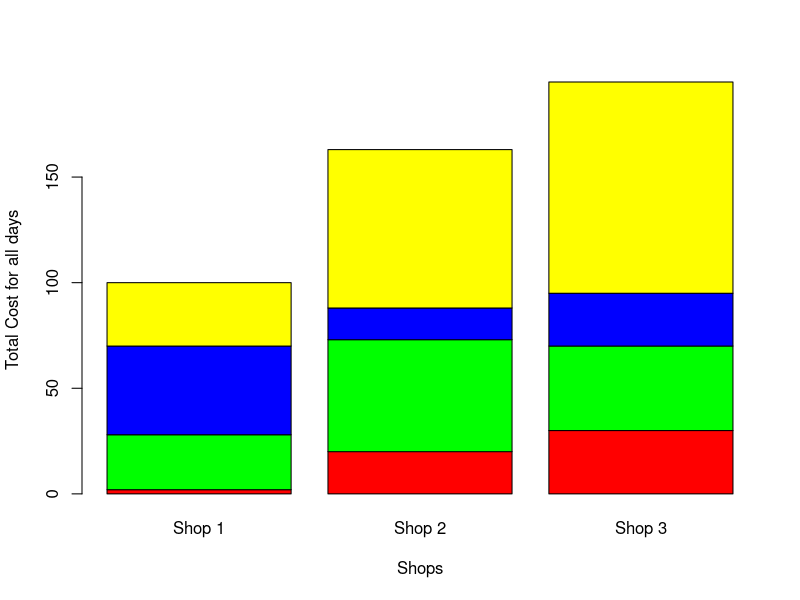
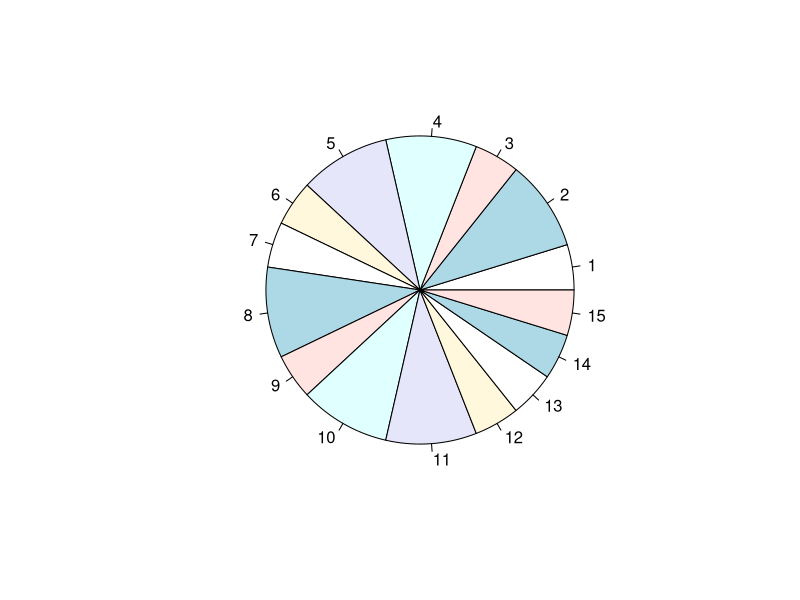
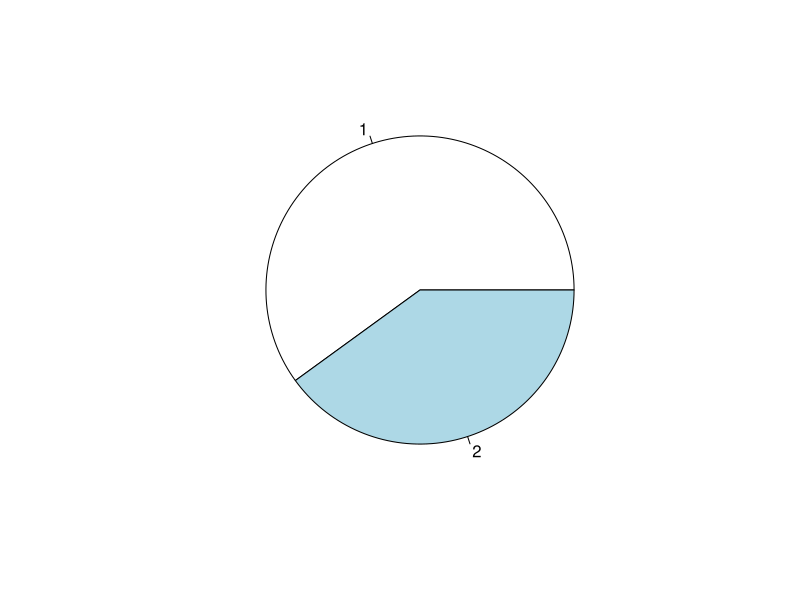
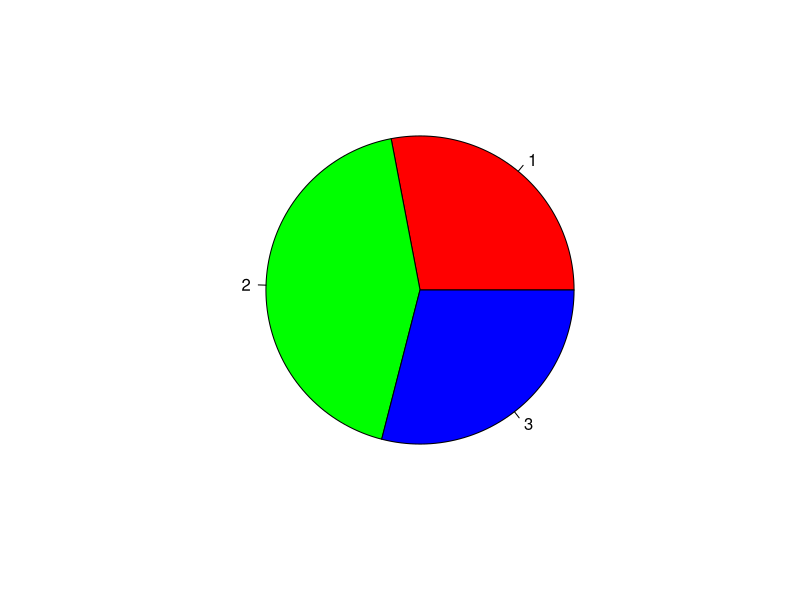
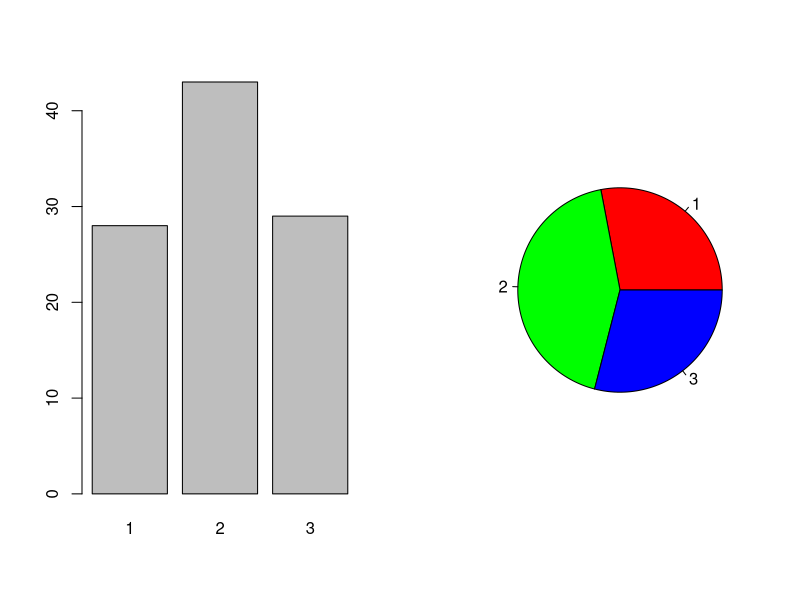
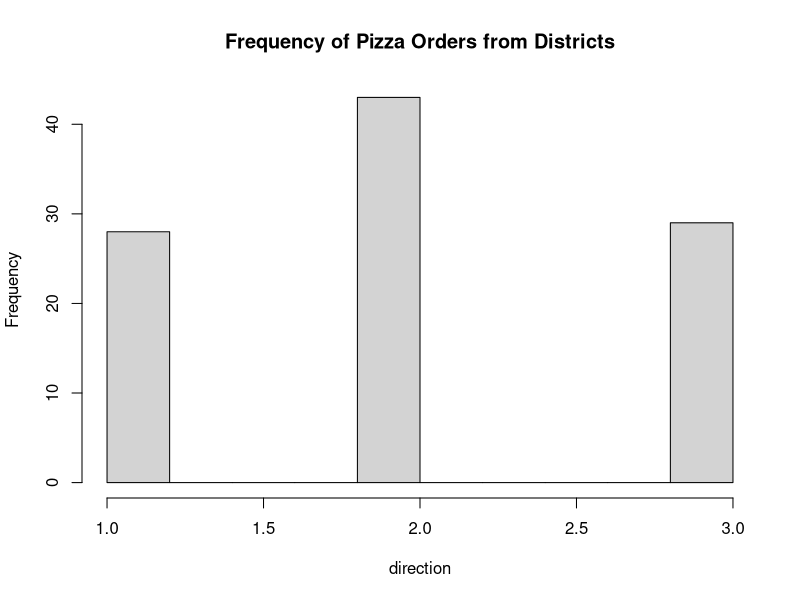
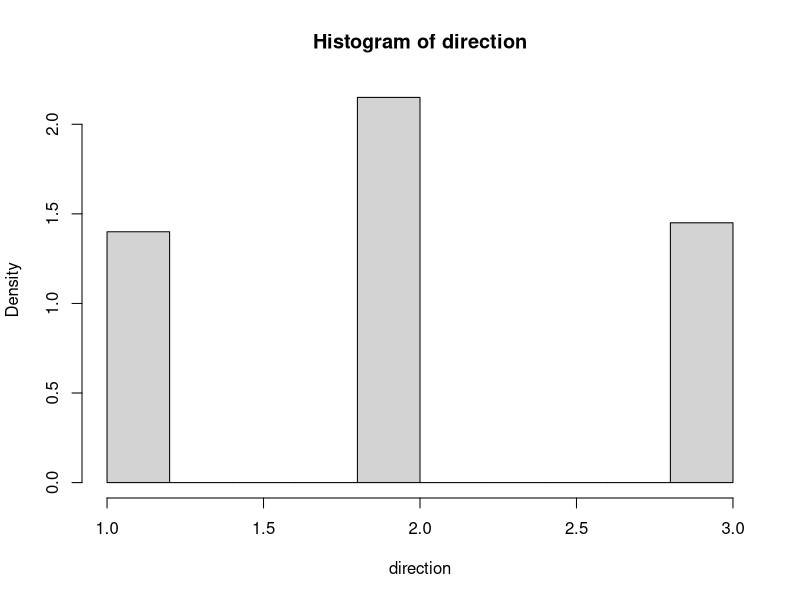

These charts were generated, in order, by the following R code: (Note: this script raises an error after producing the figures.)
# R Programming week 12


#Bar Plot
cust = matrix(nrow=4,ncol=3,data = c(2,20,30, 26,53, 40, 42 , 15, 25 , 30, 75, 100),byrow = T)


rownames(cust) = c("Day 1","Day 2","Day 3","Day 4")
colnames(cust) = c("Shop 1","Shop 2","Shop 3")
cust

barplot(cust,names.arg = c("Shop 1","Shop 2","Shop 3"), xlab = "Shops",
        ylab = "Total Cost for all days",col = c("Red","Green","Blue","Yellow"))


#Pie Chart

gender = c(1,2,1,2,2,1,1,2,1,2,2,1,1,1,1)
gender
table(gender)

pie(gender)
pie(table(gender))


# Pizza Example
direction =
  c (1,1,2,1,2, 3,2,2,3,3, 3,1, 2, 3, 2, 2, 3, 1, 1, 3, 3, 1 , 2
     , 1,3,3,3,2,2,2,2,1,2,2,1,1,1,3,2,2,1,2,3,2,2,1,
     2,3, 3,2,1,2, 2, 3, 1, 1, 2, 1, 2 , 3, 2 , 3, 2, 2 , 3, 1 , 2 , 3, 3, 3
     , 2,1,1,1,2,1,1,2,1,2,3,3,1,2,3,3,2,1,2,3,2,1,3,
     2,2,2,2,3,2,2)

pie(table(direction),col = c("red","green","blue"))

par(mfrow=c(1,2))

barplot(table(direction))
pie(table(direction),col = c("red","green","blue"))


# Histograms
par(mfrow=c(1,1))

hist(direction,main="Frequency of Pizza Orders from Districts") # Abs Freq

hist(direction,freq=F) # Relative Freq or Density


hist(x,main,col)


#Heights Example

height = c (166, 125, 130, 142, 147, 159, 159, 147,
            
            165, 156, 149, 164 , 137 , 166, 135 , 142, 133, 136, 127, 143 ,
            
            165, 121, 142 , 148 , 158 , 146, 154 , 157, 124, 125, 158 , 159 ,
            
            164, 143, 154, 152 , 141 , 164, 131 , 152 , 152 , 161 , 143, 143,
            
            139, 131, 125, 145, 140, 163)

hist(height,main = "Heights of People", xlab = "Heights", ylab = "Count of People",col = "tan",density=5,angle=30)


# Bivariate Graphs

marks = c (337, 316, 327, 340, 374, 330, 352, 353, 370, 380, 384, 398,
     413, 428, 430, 438, 439, 479, 460, 450)

hours = c (23, 25, 26, 27, 30, 26, 29, 32, 33 , 34 , 35, 38 , 39,
     42, 43, 44,45,46,44,41)

par(mfrow=c(3,2))

plot(hours,marks,"p")
plot(hours,marks,"l")
plot(hours,marks,"b")
plot(hours,marks,"c")
plot(hours,marks,"o")
plot(hours,marks,"s")

par(mfrow=c(1,1))


plot (hours, marks, xlab="Number of weekly
hours", ylab="Marks obtained", main="Marks
obtained versus Number of hours per week")


# Pairs

pairs(cbind(hours,marks))
